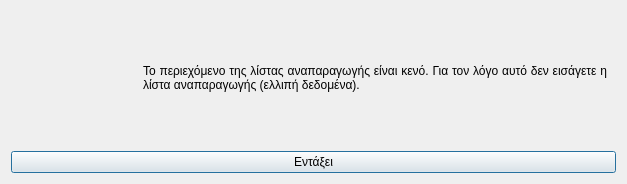
<?xml version="1.0" encoding="UTF-8"?>
<ui version="4.0">
 <class>Dialog</class>
 <widget class="QDialog" name="Dialog">
  <property name="geometry">
   <rect>
    <x>0</x>
    <y>0</y>
    <width>627</width>
    <height>184</height>
   </rect>
  </property>
  <property name="windowTitle">
   <string>Ελλιπή δεδομένα</string>
  </property>
  <property name="windowIcon">
   <iconset resource="../../../icons.qrc">
    <normaloff>:/rest-windows/assets/images/rest-windows/information.png</normaloff>:/rest-windows/assets/images/rest-windows/information.png</iconset>
  </property>
  <layout class="QGridLayout" name="gridLayout">
   <item row="0" column="0">
    <widget class="QFrame" name="frame">
     <property name="styleSheet">
      <string notr="true">QFrame{border:0px;}</string>
     </property>
     <property name="frameShape">
      <enum>QFrame::StyledPanel</enum>
     </property>
     <property name="frameShadow">
      <enum>QFrame::Raised</enum>
     </property>
     <layout class="QHBoxLayout" name="horizontalLayout">
      <item>
       <widget class="QLabel" name="image_label">
        <property name="maximumSize">
         <size>
          <width>117</width>
          <height>117</height>
         </size>
        </property>
        <property name="text">
         <string/>
        </property>
        <property name="pixmap">
         <pixmap resource="../../../icons.qrc">:/rest-windows/assets/images/rest-windows/information.png</pixmap>
        </property>
        <property name="scaledContents">
         <bool>true</bool>
        </property>
       </widget>
      </item>
      <item>
       <widget class="QLabel" name="label">
        <property name="text">
         <string>Το περιεχόμενο της λίστας αναπαραγωγής είναι κενό. Για τον λόγο αυτό δεν εισάγετε η λίστα αναπαραγωγής (ελλιπή δεδομένα).</string>
        </property>
        <property name="alignment">
         <set>Qt::AlignJustify|Qt::AlignVCenter</set>
        </property>
        <property name="wordWrap">
         <bool>true</bool>
        </property>
       </widget>
      </item>
     </layout>
    </widget>
   </item>
   <item row="1" column="0">
    <widget class="QPushButton" name="ok">
     <property name="text">
      <string>Εντάξει</string>
     </property>
     <property name="icon">
      <iconset resource="../../../icons.qrc">
       <normaloff>:/rest-windows/assets/images/rest-windows/ok.png</normaloff>:/rest-windows/assets/images/rest-windows/ok.png</iconset>
     </property>
    </widget>
   </item>
  </layout>
 </widget>
 <tabstops>
  <tabstop>ok</tabstop>
 </tabstops>
 <resources>
  <include location="../../../icons.qrc"/>
 </resources>
 <connections/>
</ui>
